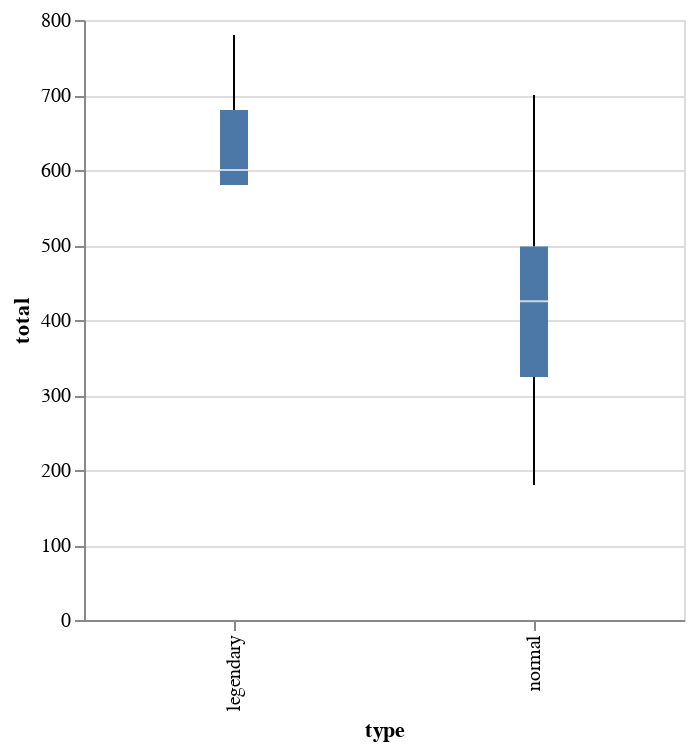

The code cell stored with this chart in its notebook:
### Markdown cell above
## Total: sum of all stats that come after this, a general guide to how strong a pokemon is

### Code cell
alt.Chart(df).mark_boxplot().encode(
    x = 'type:O', 
    y = 'total:Q'
).properties(
    width=300,
    height=300
)

### Figure 1 — Vega-Lite specification as saved in the notebook (floating-point values rounded to 4 significant figures; data arrays with more than 128 entries replaced by an {"elided": "..."} marker saying what was removed)
{"config": {"view": {"continuousWidth": 400, "continuousHeight": 300}}, "data": {"name": "data-dd842a2e65fb00677ccad273706ccf14"}, "mark": "boxplot", "encoding": {"x": {"type": "ordinal", "field": "type"}, "y": {"type": "quantitative", "field": "total"}}, "height": 300, "width": 300, "$schema": "https://vega.github.io/schema/vega-lite/v4.8.1.json", "datasets": {"data-dd842a2e65fb00677ccad273706ccf14": {"elided": "800 records"}}}
